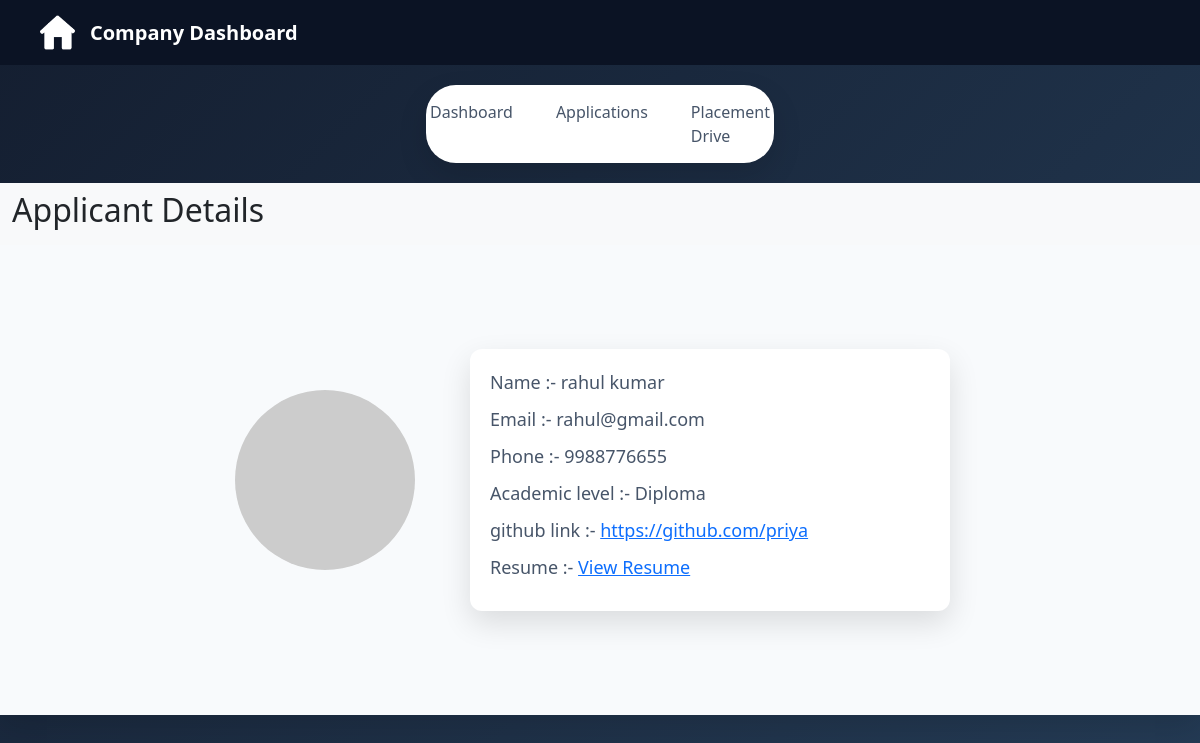
The page /applicant-details/2 on the database its author committed.
### application/model.py (models this page shows)
class Student(db.Model):
    __tablename__ = "student"
    id = db.Column(db.Integer , primary_key = True)
    user_id = db.Column(db.Integer ,db.ForeignKey('user.id'),nullable = False)
    name = db.Column(db.String(50) , nullable = False)
    academic_level = db.Column(db.String(100) , nullable = False)
    phone = db.Column(db.String(50) , nullable = False)
    resume = db.Column(db.LargeBinary , nullable = False)
    github_link = db.Column(db.String(300))
    student_applications = db.relationship('Applications',backref = "student" , cascade = "all, delete-orphan")

class User(db.Model):
    __tablename__ = "user"
    id = db.Column(db.Integer , primary_key = True)
    email = db.Column(db.String(100) ,nullable = False , unique = True)
    password = db.Column(db.String(150) , nullable = False)
    role = db.Column(db.String(20) , nullable = False)
    student = db.relationship('Student' , backref = 'user' , uselist = False , cascade = 'all, delete-orphan')
    company = db.relationship('Company' , backref = 'user' , uselist = False , cascade = 'all, delete-orphan')

### application/controllers.py (the view)
@app.route('/applicant-details/<int:application_id>')
def applicant_details(application_id):
    application = Applications.query.get(application_id)
    return render_template("/company/applicant-details.html", application=application)

### templates/company/applicant-details.html (shortened to what this page needs)
<!DOCTYPE html>
<html lang="en">
<head>
    <link href="https://cdn.jsdelivr.net/npm/bootstrap@5.3.8/dist/css/bootstrap.min.css" rel="stylesheet">
    <link rel="stylesheet" href="{{ url_for('static', filename='css/company.css') }}">
</head>
<body>
    <div class="dashboard-nav">
        <div class="nav-left">
            <img src="/static/images/home-logo.png" alt="home">
            <span>Company Dashboard</span>
        </div>
    </div>
    <div class="page-tabs">
        <a href="/company-dashboard/{{ application.placementdrive.company.id }}">Dashboard</a>
        <a href="/company-applications/{{ application.placementdrive.company.id }}">Applications</a>
        <a href="/company-placement-drive/{{ application.placementdrive.company.id }}">Placement Drive</a>
    </div>
    <nav class="navbar bg-body-tertiary">
        <div class="container-fluid">
            <h2>Applicant Details</h2>
        </div>
    </nav>
    <div class="information">
        <div class="profile-logo">
            <img src="https://ui-avatars.com/api/?name={{ application.student.name }} &amp;background=4e6fbf&amp;color=ffffff"
                alt="Avatar" class="symbol rounded-circle symbol-logo" />
        </div>
        <div class="profile-info">
            <p>Name :- {{ application.student.name }}</p>
            <p>Email :- {{ application.student.user.email }}</p>
            <p>Phone :- {{ application.student.phone }}</p>
            <p>Academic level :- {{ application.student.academic_level }}</p>
            <p>github link :- <a href="{{ application.student.github_link }}" target="_blank">{{
                    application.student.github_link }}</a></p>
            <p>
                Resume :-
                <a href="{{ url_for('get_resume', student_id=application.student.id) }}" target="_blank">
                    View Resume
                </a>
            </p>
        </div>
    </div>
</body>
</html>

### static/css/company.css (style rules this page uses)
:root { --bg-gradient-start: #141e30; --bg-gradient-end: #243b55; --nav-bg: #0b1324; --nav-text: #ffffff; --nav-active: #f59e0b; --card-bg: #f8fafc; --card-white: #ffffff; --card-border: #e2e8f0; --text-primary: #0f172a; --text-secondary: #475569; --shadow-soft: 0 12px 30px rgba(0, 0, 0, 0.12); }
* { margin: 0; padding: 0; box-sizing: border-box; font-family: "Segoe UI", sans-serif; }
body { background: linear-gradient(135deg, var(--bg-gradient-start), var(--bg-gradient-end)); min-height: 100vh; }
.dashboard-nav { background-color: var(--nav-bg); padding: 15px 40px; }
.nav-left { display: flex; align-items: center; gap: 15px; }
.nav-left img { width: 35px; height: 35px; }
.nav-left span { color: var(--nav-text); font-size: 20px; font-weight: 630; }
.page-tabs { background: var(--card-white); margin: 20px auto; width: 29%; border-radius: 30px; padding: 15px 30px; display: flex; justify-content: center; gap: 43px; box-shadow: var(--shadow-soft); }
.page-tabs a { text-decoration: none; color: var(--text-secondary); font-weight: 500; transition: color 0.3s ease; }
.information { width: 100%; min-height: 470px; background-color: var(--card-bg); box-shadow: var(--shadow-soft); display: flex; justify-content: center; align-items: center; gap: 70px; }
.profile-logo { width: 150px; height: auto; display: flex; flex-direction: column; justify-content: center; align-items: center; }
.symbol-logo { width: 180px; height: 180px; background-color: var(--card-bg); border-radius: 12px; }
.profile-info { background-color: var(--card-white); width: 40%; height: auto; border-radius: 12px; box-shadow: var(--shadow-soft); padding: 20px; }
.profile-info p { color: var(--text-secondary); margin-bottom: 10px; font-size: large; }

### rows shown on the page
Student: student.name "rahul kumar", student.phone "9988776655", student.academic_level "Diploma", student.github_link "https://github.com/priya"
User: student.user.email "rahul@gmail.com"
